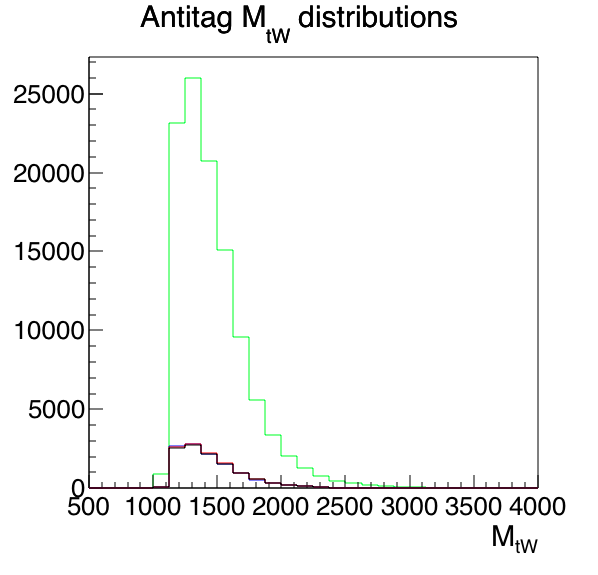

Here is the Python script that generated this plot:
import ROOT
from ROOT import *

lowWmass = TFile('../rootfiles/35867pb/TWanalyzerQCD_Trigger_nominal_none_PSET_lowWmass.root')
highWmass = TFile('../rootfiles/35867pb/TWanalyzerQCD_Trigger_nominal_none_PSET_highWmass.root')
avg = TFile('../rootfiles/35867pb/TWanalyzerQCD_Trigger_nominal_none_PSET_default.root')


antiTag_noPF = avg.Get("preAntiTag")
antiTag_lowWmass = lowWmass.Get("QCDbkg")
antiTag_highWmass = highWmass.Get("QCDbkg")
antiTag_avg = avg.Get("QCDbkg")

c1 = TCanvas("c1", "c1", 600, 600)
c1.SetBottomMargin(0.15)
c1.SetLeftMargin(0.15)
gStyle.SetOptStat(0)

antiTag_noPF.Rebin(5)
antiTag_lowWmass.Rebin(5)
antiTag_highWmass.Rebin(5)
antiTag_avg.Rebin(5)

antiTag_noPF.SetLineColor(kGreen)
antiTag_lowWmass.SetLineColor(kBlue)
antiTag_highWmass.SetLineColor(kRed)
antiTag_avg.SetLineColor(kBlack)

antiTag_noPF.SetTitle("Antitag M_{tW} distributions")
antiTag_noPF.GetXaxis().SetTitle("M_{tW}")

antiTag_noPF.Draw("HIST")
antiTag_lowWmass.Draw("HIST SAME")
antiTag_highWmass.Draw("SAME HIST")
antiTag_avg.Draw("SAME HIST")

c1.Print("AntiTags.png","png")
c1.Close()

c1 = TCanvas("c1", "c1", 600, 600)
c1.SetBottomMargin(0.15)
c1.SetLeftMargin(0.15)
gStyle.SetOptStat(0)

antiTag_lowWmass.SetTitle("Antitag M_{tW} distributions")
antiTag_lowWmass.GetXaxis().SetTitle("M_{tW}")

antiTag_lowWmass.Draw("HIST SAME")
antiTag_highWmass.Draw("SAME HIST")
antiTag_avg.Draw("SAME HIST")

c1.Print("AntiTags2.png","png")
c1.Close()
lowWmass.Close()
highWmass.Close()
avg.Close()
